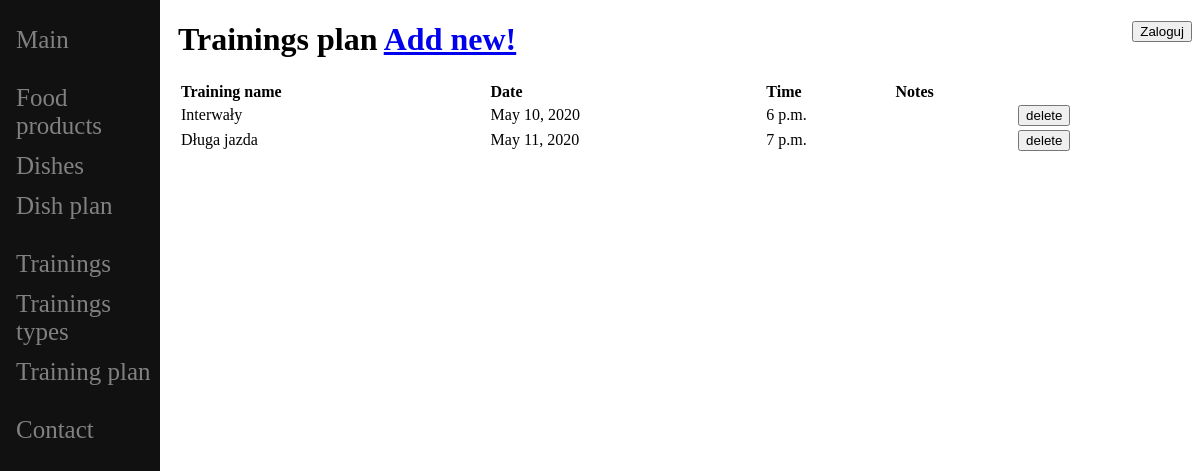
Screenshot of /training_plan_list/ with the database file from the repository.
### diet_diary/models.py (models this page shows, shortened)
class TrainingPlan(models.Model):
    training = models.ForeignKey(Training, on_delete=models.CASCADE)
    date = models.DateField()
    time = models.TimeField()
    notes = models.CharField(max_length=512, blank=True)

class Training(models.Model):
    name = models.CharField(max_length=64)
    type = models.ForeignKey(TrainingTypes, on_delete=models.CASCADE)
    duration = models.IntegerField(validators=[MinValueValidator(0)])
    notes = models.CharField(max_length=512, blank=True)
    def __str__(self):
        return self.name

### diet_diary/views.py (the view, shortened to what this page needs)
# urls.py: path('training_plan_list/', TrainingPlanView.as_view(), name="training-plan-list"),
class TrainingPlanView(View):
    def get(self, request):
        db_elements = TrainingPlan.objects.all().order_by('date', 'time')  # jeszcze raz .order_by('time') ?
        ctx = {
            "db_elements": db_elements,
        }
        return render(request, 'training_plan_list.html', ctx)

### diet_diary/templates/training_plan_list.html (shortened to what this page needs)
{%  extends "base.html" %}
{% block content_title %}
    Trainings plan <a href="/training_plan_add/">Add new!</a>
{% endblock %}
{% block content %}
    <table style="width:100%" {{ table_hidden }}>
        <tr>
            <th align="left">Training name</th>
            <th align="left">Date</th>
            <th align="left">Time</th>
            <th align="left">Notes</th>
        </tr>
        {% for element in db_elements %}
        <tr>
            <td>{{ element.training }}</td>
            <td>{{ element.date }}</td>
            <td>{{ element.time }}</td>
            <td>{{ element.notes }}</td>
            <td>
                <form action='/training_plan_list/' method='POST'>
                    <button type='submit' name="usuń" value={{ element.id }}>delete</button>
                </form>
            </td>
        </tr>
        {% endfor %}
    </table>
{% endblock %}

### diet_diary/static/diet_diary/style.css (style rules this page uses)
* { box-sizing: border-box; }

### rows the page displays
TrainingPlan: training "Interwały", date "May 10, 2020", time "6 p.m.", {{ element.id }} 1 (drawn)
TrainingPlan: training "Długa jazda", date "May 11, 2020", time "7 p.m.", {{ element.id }} 2 (drawn)
